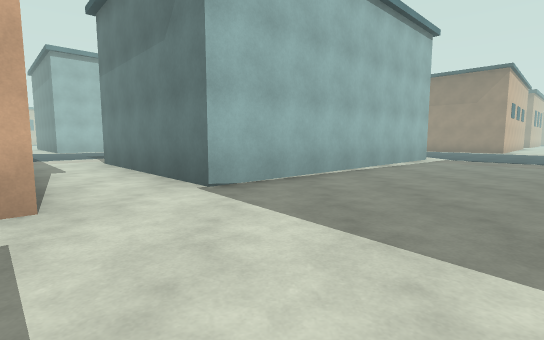
[1] (above)

24 first-person views from a walk through a scene from a Unity 3-D project. The camera is 1.2 m above the floor, tilts 6° down and sees 85° across. The floor is counted in squares, 2 m on a side. Each view is taken from the middle of a square. On the plan, view 1 faces up. The plan holds only what a view shows up to about 9 squares ahead; the rest is blank. The place goes on beyond the plan.

[2]
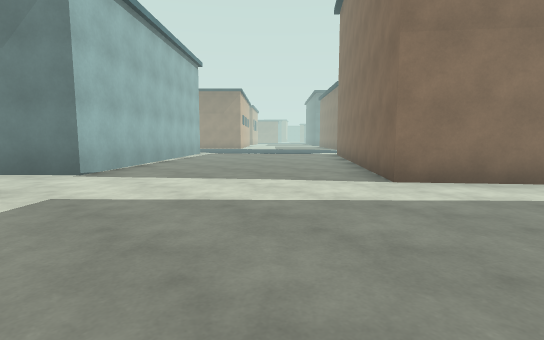

[3]
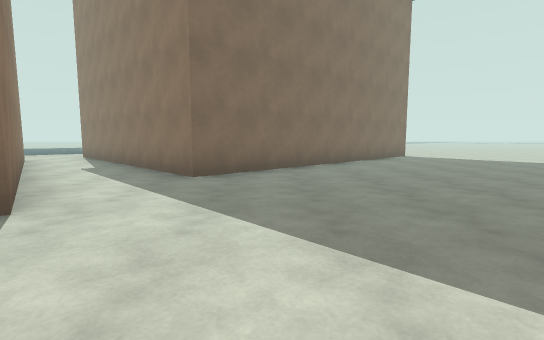

[4]
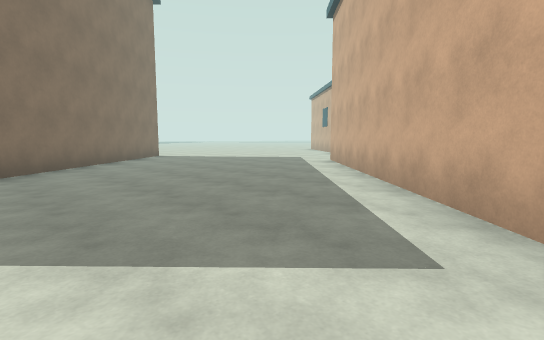

[5]
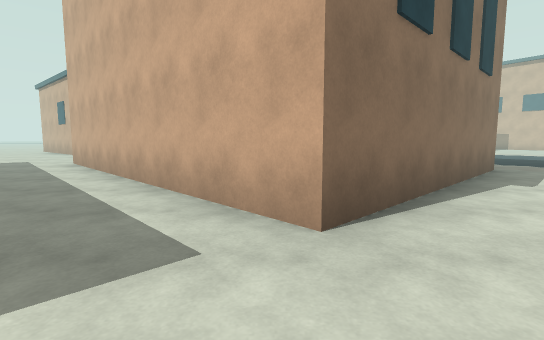

[6]
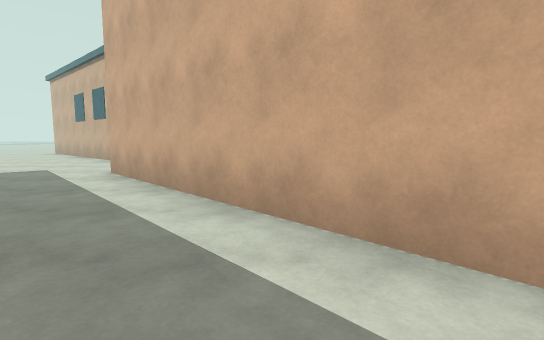

[7]
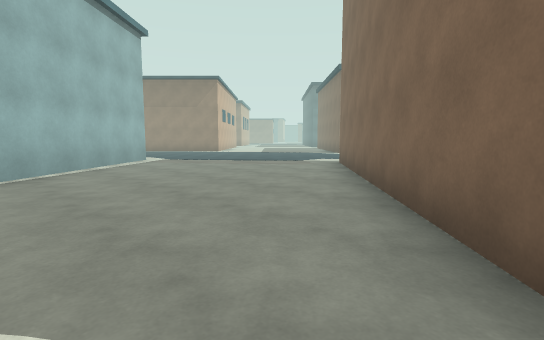

[8]
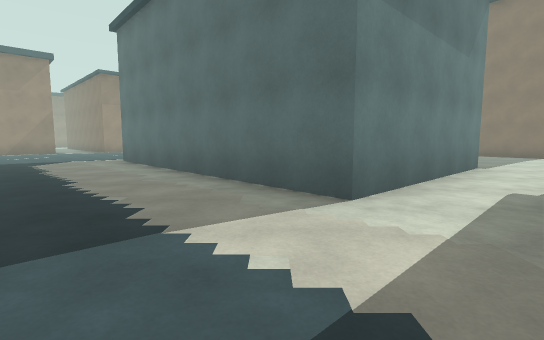

[9]
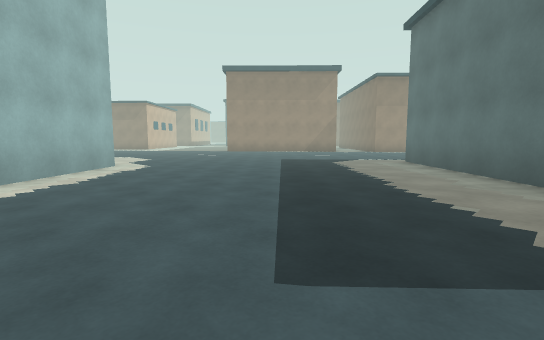

[10]
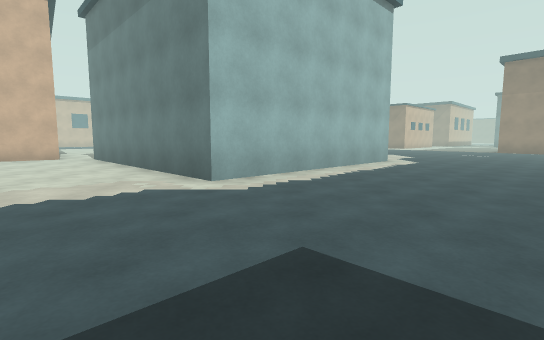

[11]
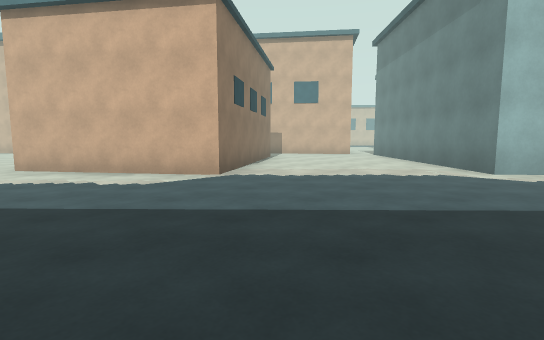

[12]
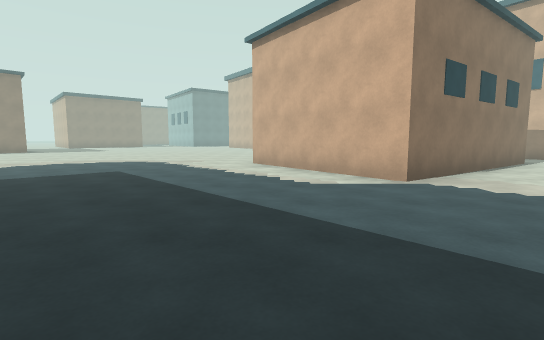

[13]
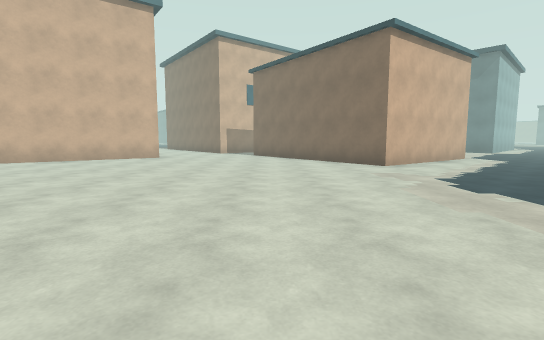

[14]
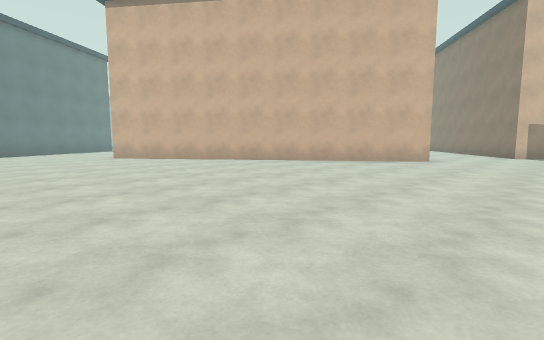

[15]
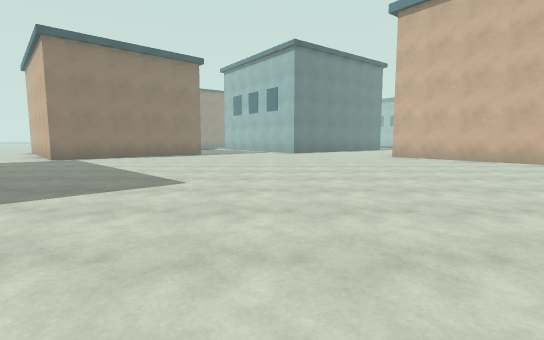

[16]
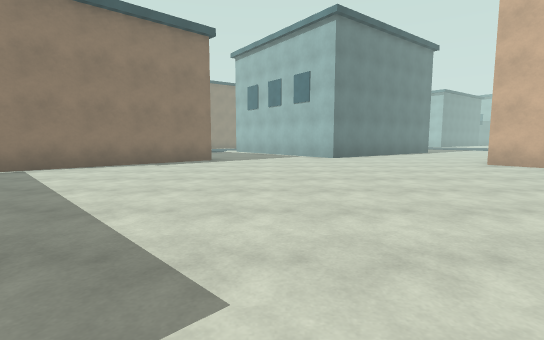

[17]
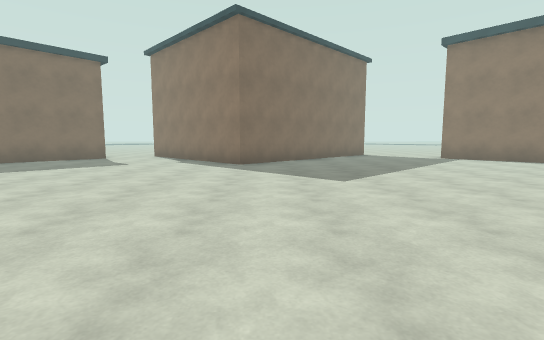

[18]
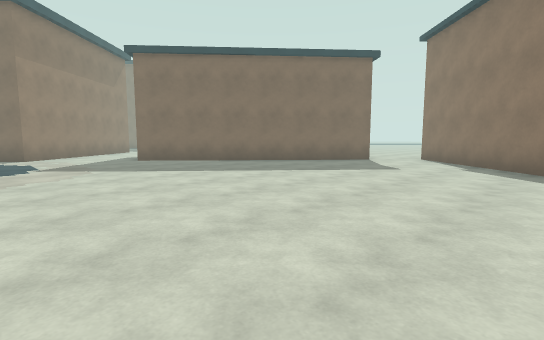

[19]
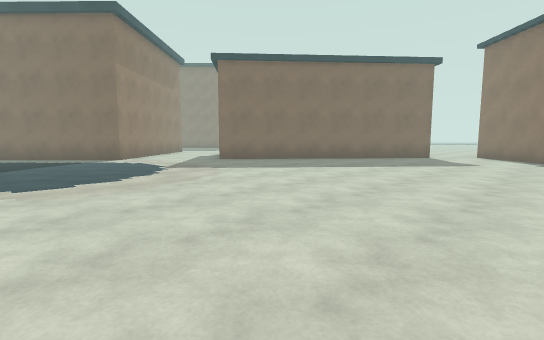

[20]
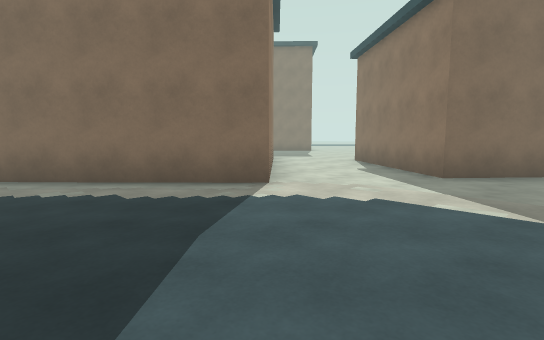

[21]
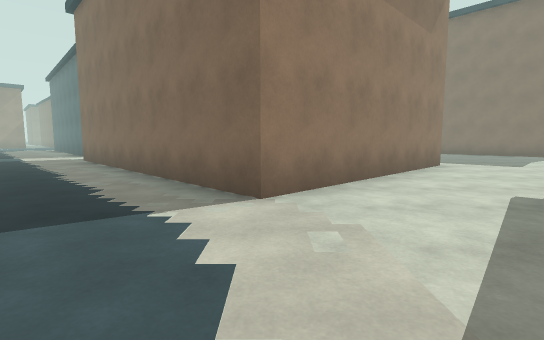

[22]
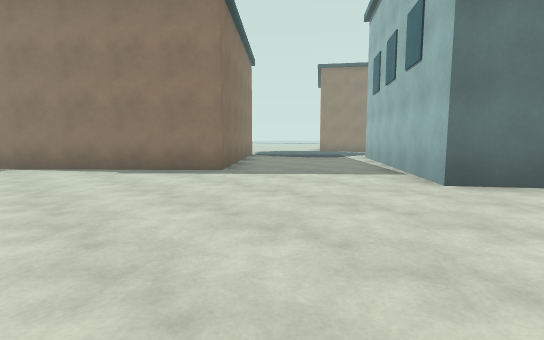

[23]
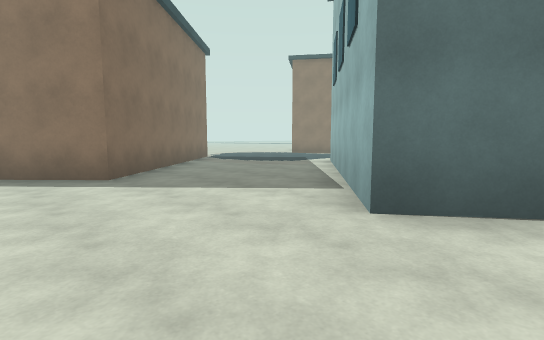

[24]
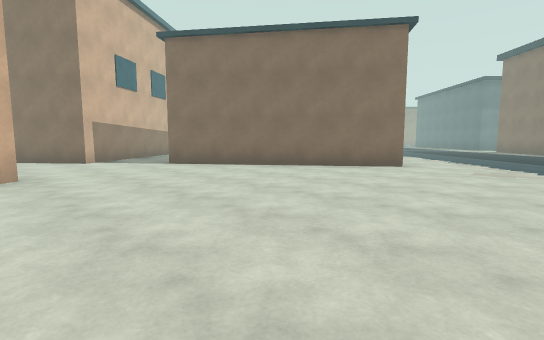

### Floor plan
Key: @ floor where view 1 was taken; # wall or solid block; . floor; O other object.
Columns run from 36 left of view 1 to 6 right of it. Each row starts with its distance up from view 1.
 18                                 ..
 17                      O.O        ....
 16                     O...O     OO....
 15                    O.....O   OO........
 14                O  O ......O OO.........
 13                .OO.  O.....OO..........
 12                ....  O...............O.
 11               ....O   O.............OO
 10               #...O    O...........O
  9             ###....O   O..........O     O..
  8            ##.......O O..........O     OO..
  7           ##........OO..........OO    OO...
  6         ###...................O..OO  O.....
  5      ..##....................O O..OOO......
  4      ..#....................O   O..O.......
  3      ......................OO    O........O
  2     O.....................OO     OO......OO
  1     O....................OO     OO......O
  0    O......................O    O....@.OO
 -1   O........................O  O........O
 -2 OO.....................OO...OO..........O
 -3 ......#...............O  O...........#...O
 -4 .....###.......#.....O    O.........###..O
 -5  ..### ##.....###...OO   O.........## ##..O
 -6   ##    #....## ##.OO   O.........##   ##..

Positions as (right, up) in squares from view 1, and headings:
1: (0, 0), facing up
2: (-2, -2), facing up-right
3: (0, 2), facing down
4: (0, 2), facing down-left
5: (0, 2), facing left
6: (-2, 0), facing left
7: (1, 0), facing up-right
8: (-7, 8), facing right
9: (-7, 9), facing up-right
10: (-8, 8), facing up
11: (-8, 6), facing up-left
12: (-8, 7), facing left
13: (-18, 0), facing up
14: (-19, 1), facing up-left
15: (-19, 0), facing left
16: (-22, -1), facing left
17: (-22, 3), facing down
18: (-21, 2), facing down-right
19: (-20, 4), facing down-right
20: (-14, 4), facing down-right
21: (-14, 1), facing right
22: (-27, 2), facing down-left
23: (-29, 2), facing down-left
24: (-22, 4), facing up-right
